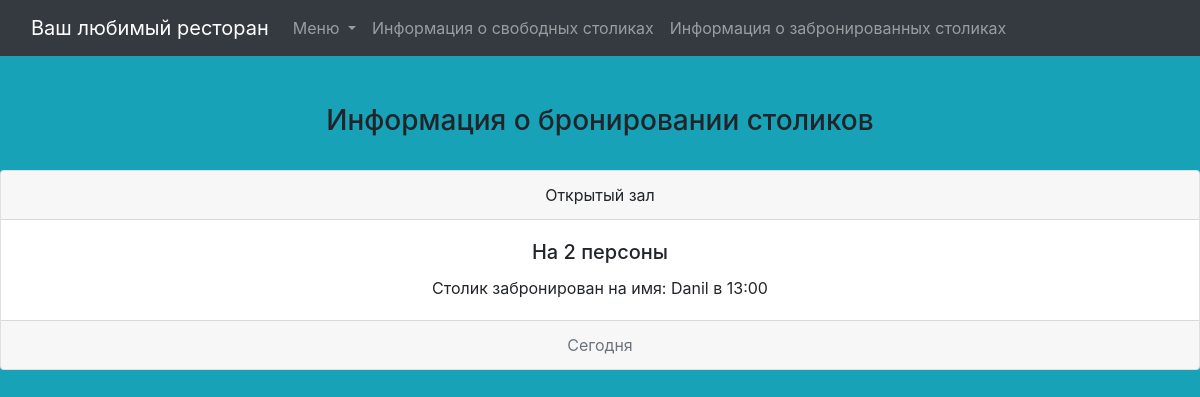
Page /restaurant/busy_tables_info/ on the earlier database version.
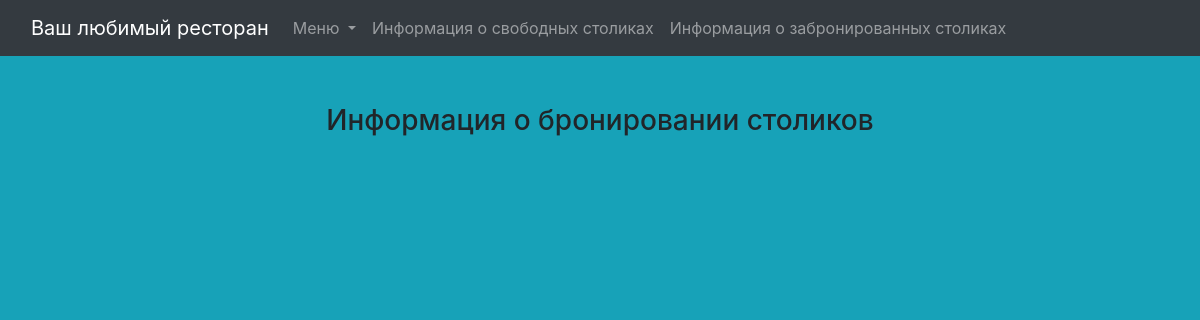
Same page on the later database version.
### infrastructure/models.py (models this page shows, shortened)
class Table(models.Model):
    size = models.IntegerField()
    place = models.CharField(max_length=15, blank=True, null=True)
    description = models.TextField(blank=True, null=True)
    time = models.CharField(max_length=7, blank=True, null=True)
    status = models.CharField(max_length=4, default='free', blank=False, null=False)
    owner_name = models.CharField(max_length=10, blank=True)
    owner_number = models.CharField(max_length=12, blank=True)

### infrastructure/views.py (the view)
# urls.py: path('busy_tables_info/', busy_tables_info, name='busy_tables_info_url')
def busy_tables_info(request):
    busy_table_info = Table.objects.filter(status='busy').all()
    return render(request, 'busy_tables_info.html', context={'busy_table_info': busy_table_info})

### infrastructure/templates/busy_tables_info.html (shortened to what this page needs)
{% extends 'base.html' %}
{% block content %}
    <h3 class="d-flex align-items-center justify-content-center mt-5">Информация о бронировании столиков</h3> <br>
    {% for busy_table in busy_table_info %}
        <div class="card text-center">
          <div class="card-header">
            {{ busy_table.place }}
          </div>
          <div class="card-body">
            <h5 class="card-title">На {{ busy_table.size }} персоны</h5>
            <p class="card-text">Столик забронирован на имя: {{ busy_table.owner_name }} в {{ busy_table.time }}</p>
          </div>
          <div class="card-footer text-muted">
            Сегодня
          </div>
        </div>
    {% endfor %}
{% endblock %}

### templates/base.html (shortened to what this page needs)
<!DOCTYPE html>
<html lang="en">
<head>
    <link rel="stylesheet" href="https://maxcdn.bootstrapcdn.com/bootstrap/4.0.0/css/bootstrap.min.css">
</head>
<body class="bg-info">
    <nav class="navbar navbar-expand-lg navbar-dark bg-dark">
      <div class="container-fluid">
        <a class="navbar-brand" href="{% url 'index' %}">Ваш любимый ресторан</a>
        <div class="collapse navbar-collapse" id="navbarNavDarkDropdown">
          <ul class="navbar-nav">
            <li class="nav-item dropdown">
              <a class="nav-link dropdown-toggle" href="#" id="navbarDarkDropdownMenuLink" role="button" data-bs-toggle="dropdown" aria-expanded="false">
                Меню
              </a>
            </li>
              <li><a class="nav-item nav-link" href="{% url 'tables_info_url' %}">Информация о свободных столиках</a></li>
              <li><a class="nav-item nav-link" href="{% url 'busy_tables_info_url' %}">Информация о забронированных столиках</a></li>
          </ul>
        </div>
      </div>
    </nav>
    {% block content %}{% endblock %}
</body>
</html>

Differences in the rows shown:
no longer on this page (row edited): Table: place "Открытый зал", size "2", owner_name "Danil", time "13:00"
